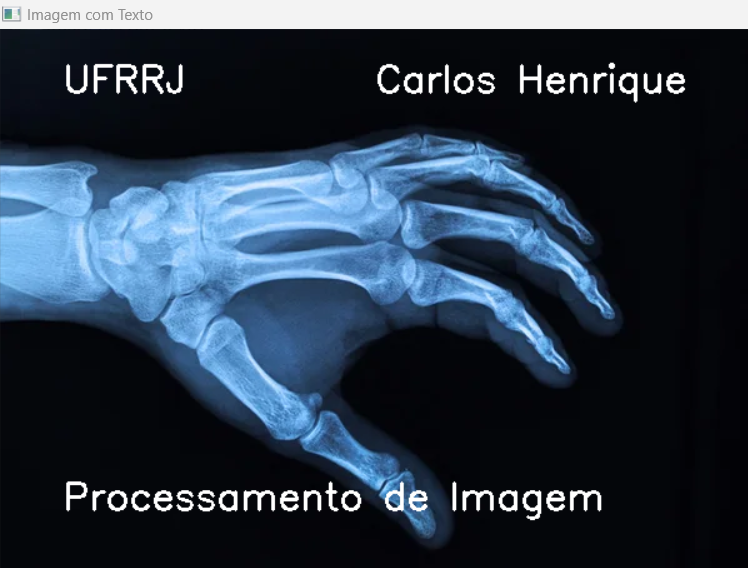
#> input picture Processamento de imagem/raiox1.png, 748 x 568 px
$ python trabalho2.py
#> lines starting #> are read from the running program, lines starting #| are printed output that depends on the picture
import cv2

def equalizacao(imggray):
    img1 = cv2.equalizeHist(imggray)
    return imggray, img1

def main():
    img = cv2.imread("raiox1.png")
#> img is the input picture: shape (568, 748, 3); mean B, G, R 74.4, 58.4, 44.2

    if img is None:
        print('Could not open or find the image.')
        return

    imggray = cv2.cvtColor(img, cv2.COLOR_BGR2GRAY)
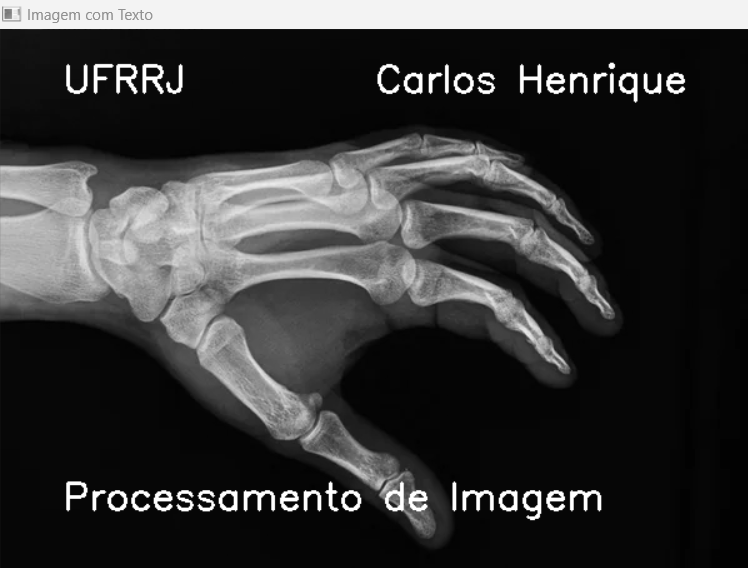
#> imggray: shape (568, 748); min 1, max 255, mean 56.1

    cv2.imshow("Colorida", img)
    cv2.imshow("Tons de Cinza", imggray)
    cv2.waitKey(0)

    imggray, img1 = equalizacao(imggray)
#> in equalizacao, `img1 = cv2.equalizeHist(imggray)`:
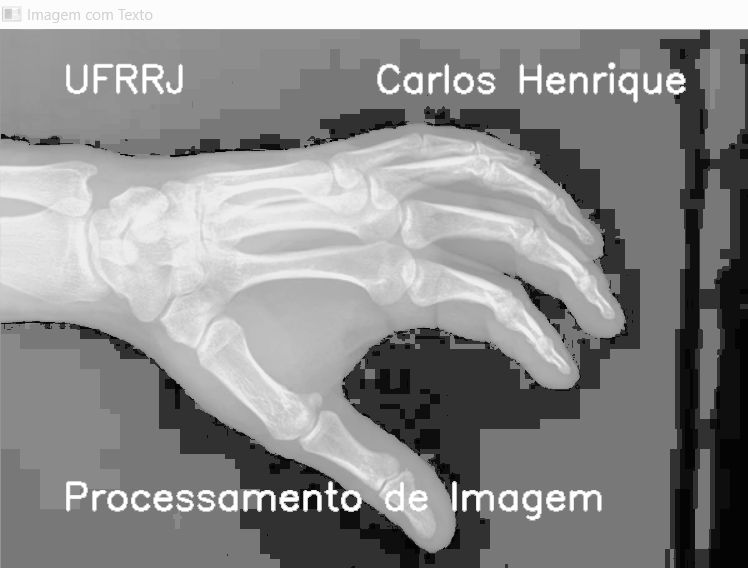
#> img1: shape (568, 748); min 0, max 255, mean 141.2

    cv2.imshow('Equalized Image', img1)
    cv2.waitKey(0)

if __name__ == "__main__":
    main()
